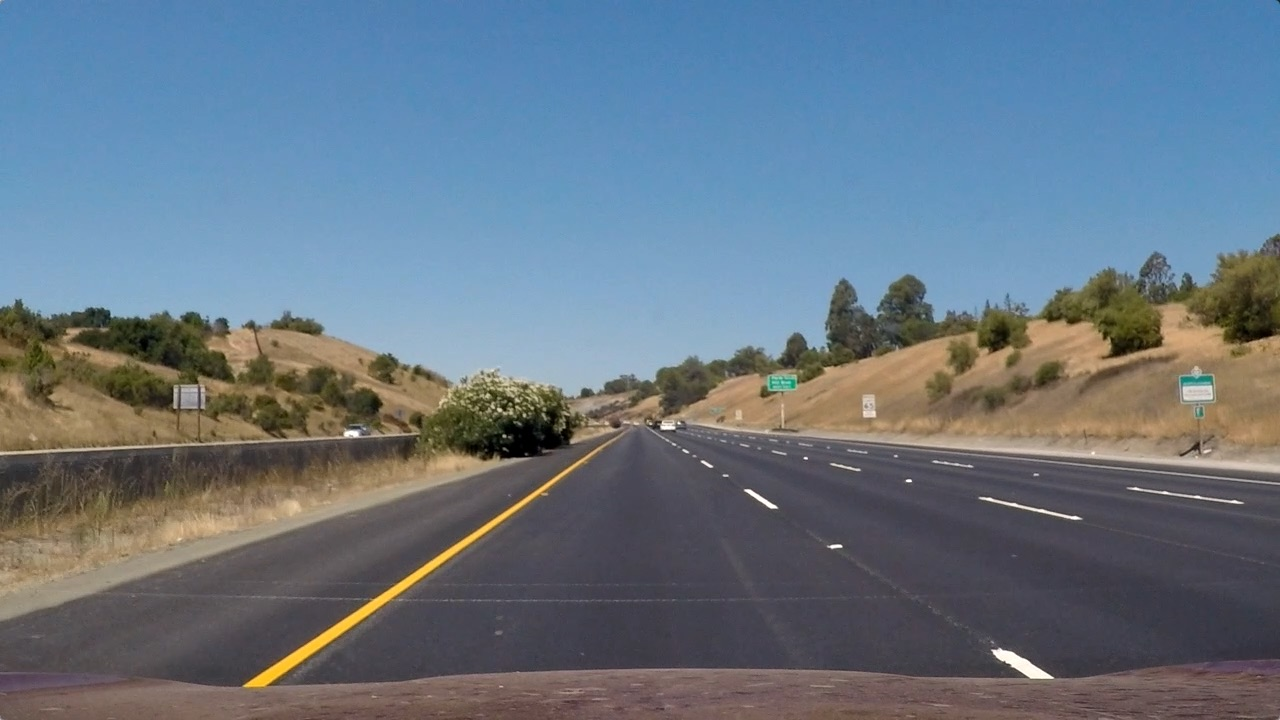
#> input picture p2-advanced-lane-detection/test_images/straight_lines1.jpg, 1280 x 720 px
$ python -i helper.py   (imports and definitions only)   (older library calls are emulated)
#> lines starting #> are read from the running program, lines starting #| are printed output that depends on the picture
#> further down, picture is the input picture: shape (720, 1280, 3); mean B, G, R 131.2, 117.7, 103.2
import cv2
import matplotlib.pyplot as plt
import numpy as np
import logging

# [68 lines left out: functions getBasicLogger, plotMultiple, colorThreshold, not called in this run]

def gradThreshold(hlsImage, magThresh = (50, 150), dirThresh = (0.6, 1.3)):
    """Filters an image based on the gradient magnitude and direction
        thresholds. A pixel is marked white if it's white in both the magnitude
        and direction masks.

    Args:
        hlsImage : Image to perform thresholding upon in HLS format.
        magThresh : The magnitude threshold range. Defaults to [50, 150].
        dirThresh : The direction threshold range. Defaults to [50, 150].

    Returns:
        Binary mask.
    """

    magThreshImg = gradMagThreshold(hlsImage, magThresh)
    dirThreshImg = gradDirThreshold(hlsImage, dirThresh)

    gradThreshImg = np.zeros_like(dirThreshImg)
    gradThreshImg[(magThreshImg == 1) & (dirThreshImg == 1)] = 1

    return gradThreshImg

def gradMagThreshold(hlsImage, thresh = (50, 150)):
    """Filters an image based on the gradient magnitude thresholds.

    Args:
        hlsImage : Image to perform thresholding upon in HLS format.
        thresh : The inclusive threshold range. Defaults to [50, 150].

    Returns:
        Binary mask.
    """
#> called with thresh = (50, 150)

    lChannel = hlsImage[:, :, 1]

    sxImg = cv2.Sobel(lChannel, cv2.CV_64F, 1, 0)
    syImg = cv2.Sobel(lChannel, cv2.CV_64F, 0, 1)

    absSImg = np.sqrt(sxImg ** 2 + syImg ** 2)
    scaledSImg = (255. * absSImg / np.max(absSImg)).astype(np.uint8)
#> in gradThreshold, `magThreshImg = gradMagThreshold(hlsImage, magThresh)`:
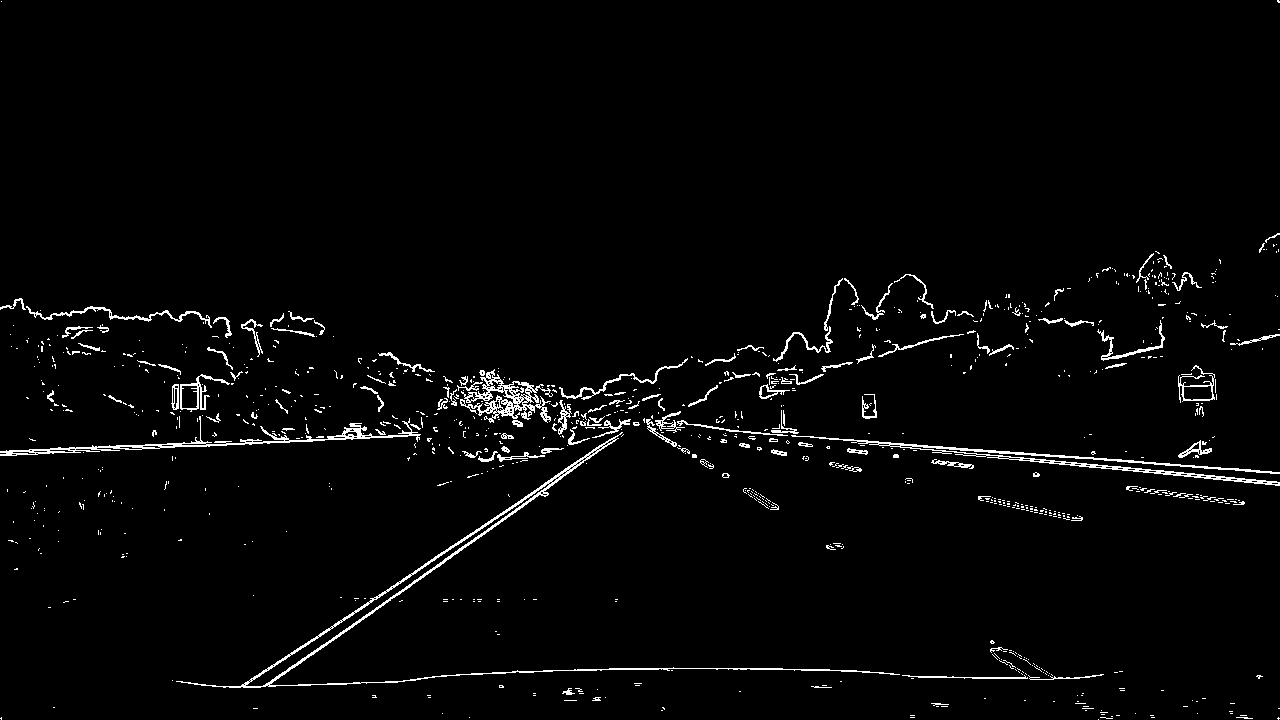
#> magThreshImg: shape (720, 1280); values 0 (black) and 1 (white), 2.5% white in thin lines or dots

    magThreshImg = np.zeros_like(scaledSImg)
    magThreshImg[(scaledSImg >= thresh[0]) & \
        (scaledSImg <= thresh[1])] = 1

    return magThreshImg

def gradDirThreshold(hlsImage, thresh = (0.6, 1.3)):
    """Filters an image based on the gradient direction thresholds.

    Args:
        hlsImage : Image to perform thresholding upon in HLS format.
        thresh : The inclusive radian threshold range. Defaults to [0.6, 1.3].

    Returns:
        Binary mask.
    """
#> called with thresh = (0.6, 1.3)

    lChannel = hlsImage[:, :, 1]

    sxImg = cv2.Sobel(lChannel, cv2.CV_64F, 1, 0)
    syImg = cv2.Sobel(lChannel, cv2.CV_64F, 0, 1)

    # absDirImg ends up being between 0 and pi/2 (1.57 rad).
    absDirImg = np.absolute(np.arctan2(syImg, np.absolute(sxImg)))
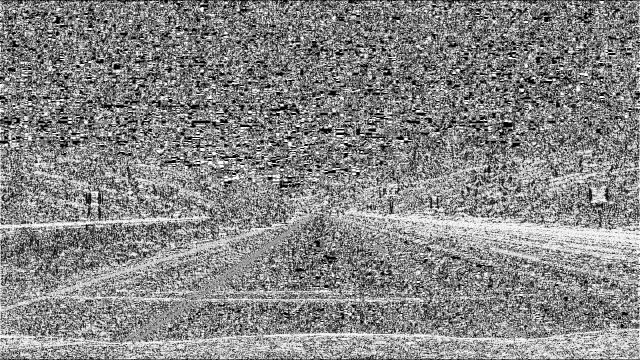
#> absDirImg: shape (720, 1280) float64 (shown at 1/2 size); min 0, max 1.57, mean 0.828; drawn with min black and max white

    dirThreshImg = np.zeros_like(absDirImg)
    dirThreshImg[(absDirImg >= thresh[0]) & (absDirImg <= thresh[1])] = 1

    return dirThreshImg


# [9 lines left out: function logAndThrowError, not called in this run]

>>> import cv2
>>> picture = cv2.imread('../test_images/straight_lines1.jpg')
>>> result = gradThreshold(picture)
#> in gradThreshold, `dirThreshImg = gradDirThreshold(hlsImage, dirThresh)`:
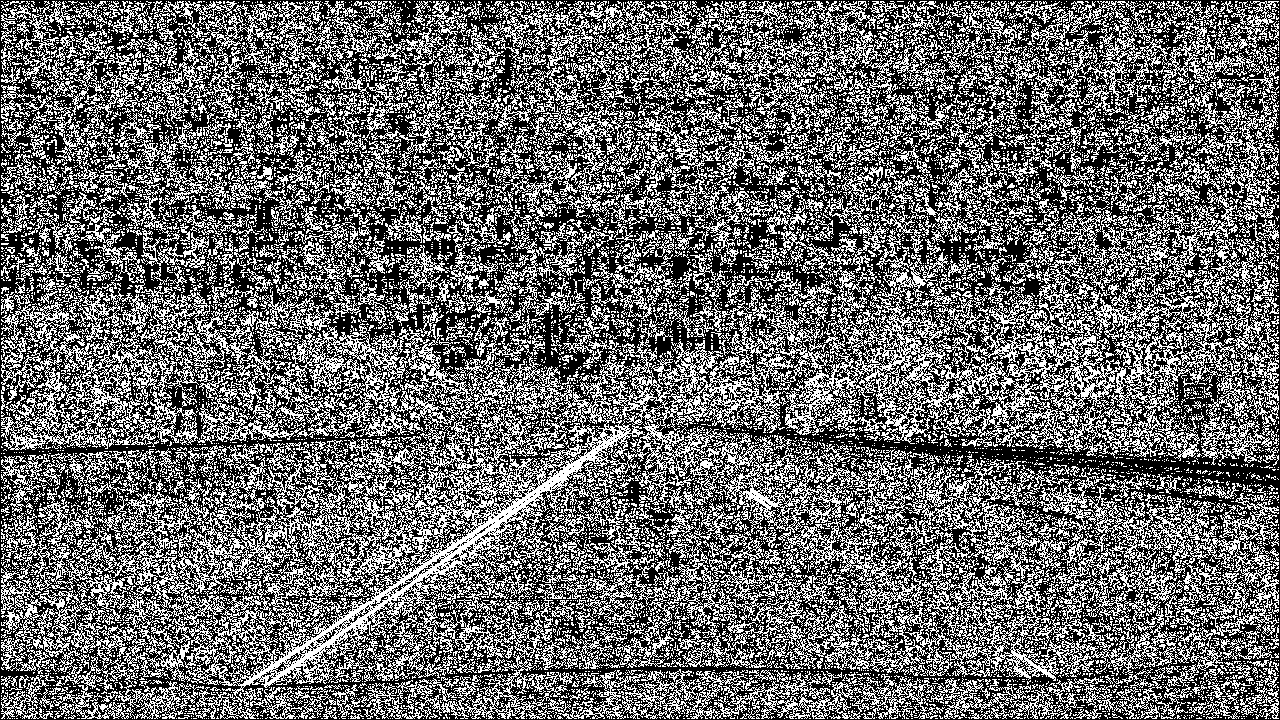
#> dirThreshImg: shape (720, 1280) float64; values 0 (black) and 1 (white), 41.2% white in thin lines or dots
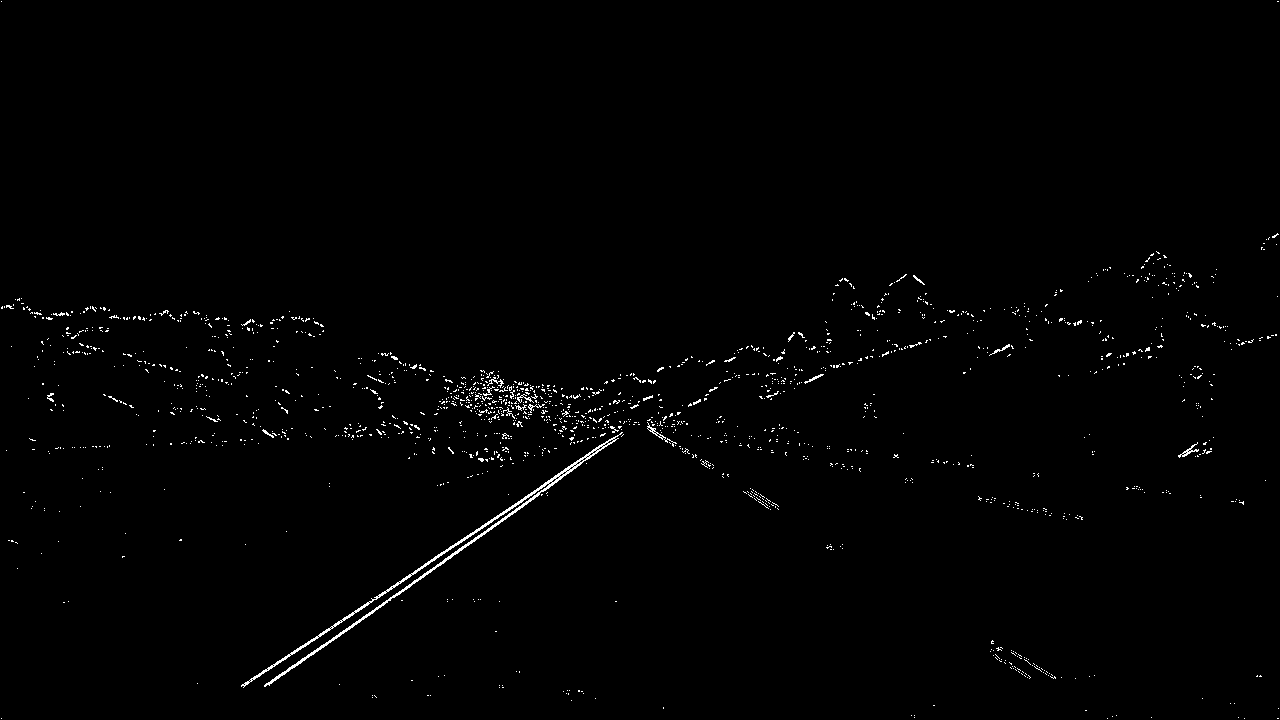
#> result: shape (720, 1280) float64; values 0 (black) and 1 (white), 0.9% white in thin lines or dots

$ run again, on p2-advanced-lane-detection/test_images/straight_lines2.jpg
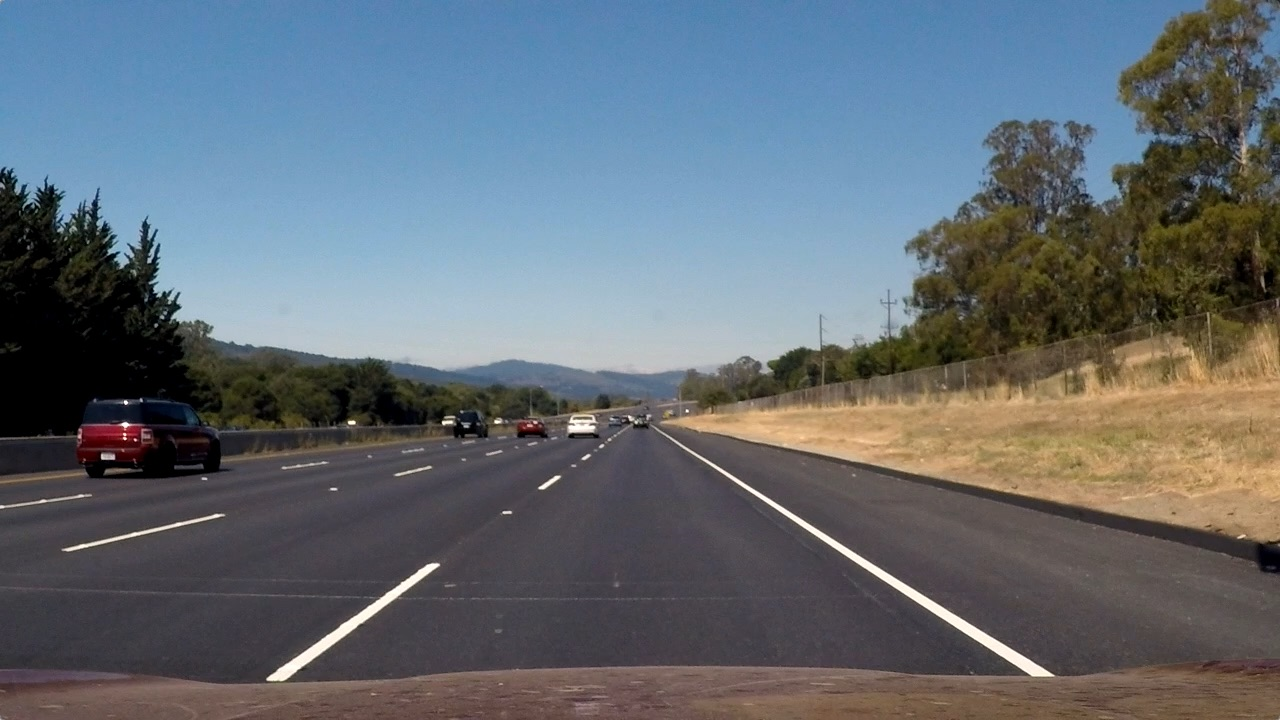
#> input picture p2-advanced-lane-detection/test_images/straight_lines2.jpg, 1280 x 720 px
#> picture is the input picture: shape (720, 1280, 3); mean B, G, R 115.1, 107.7, 99.4
#> in gradThreshold, `magThreshImg = gradMagThreshold(hlsImage, magThresh)`:
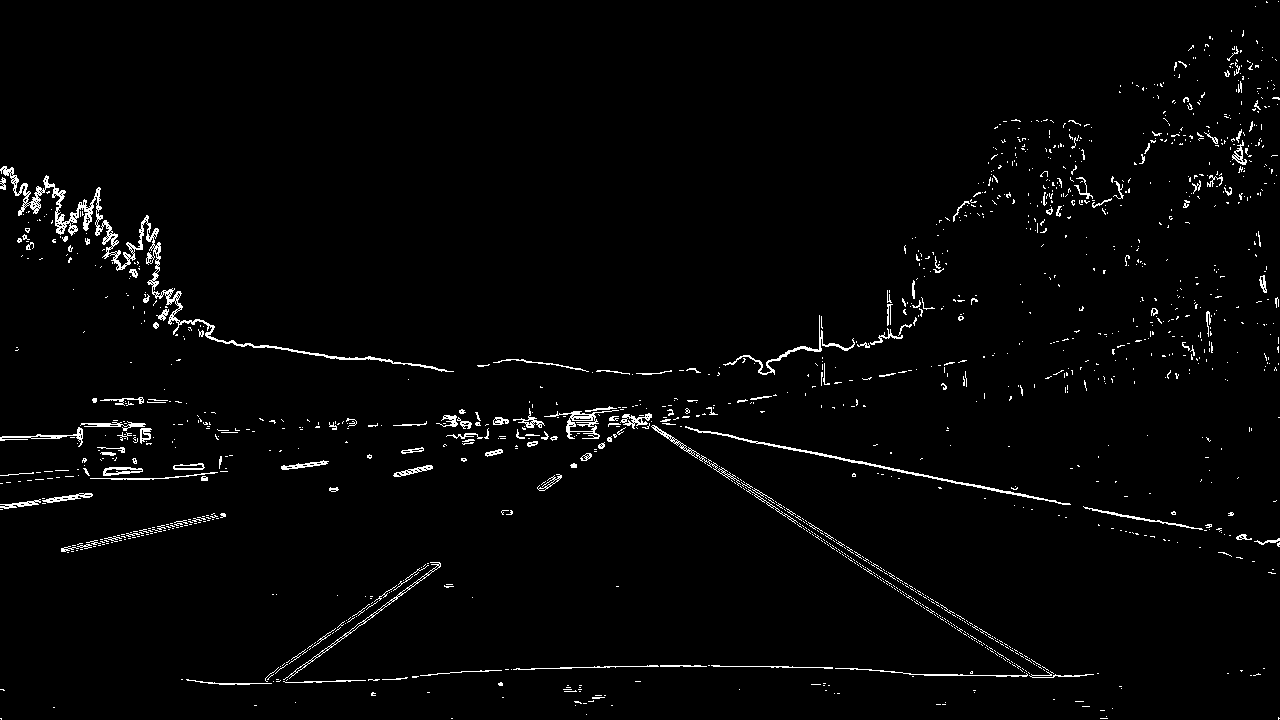
#> magThreshImg: shape (720, 1280); values 0 (black) and 1 (white), 2.1% white in thin lines or dots
#> dirThreshImg: shape (720, 1280) float64; values 0 (black) and 1 (white), 42.8% white in thin lines or dots
#> `result = gradThreshold(picture)`:
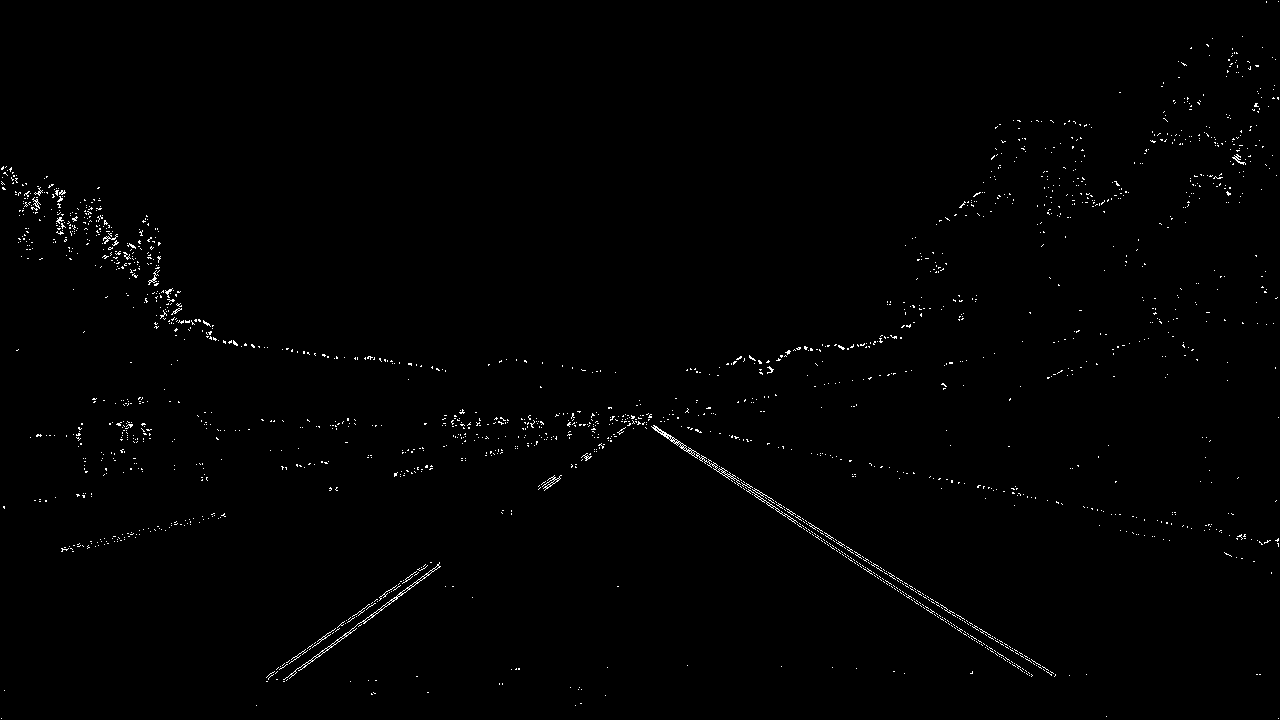
#> result: shape (720, 1280) float64; values 0 (black) and 1 (white), 0.73% white in thin lines or dots

$ run again, on p2-advanced-lane-detection/test_images/test1.jpg
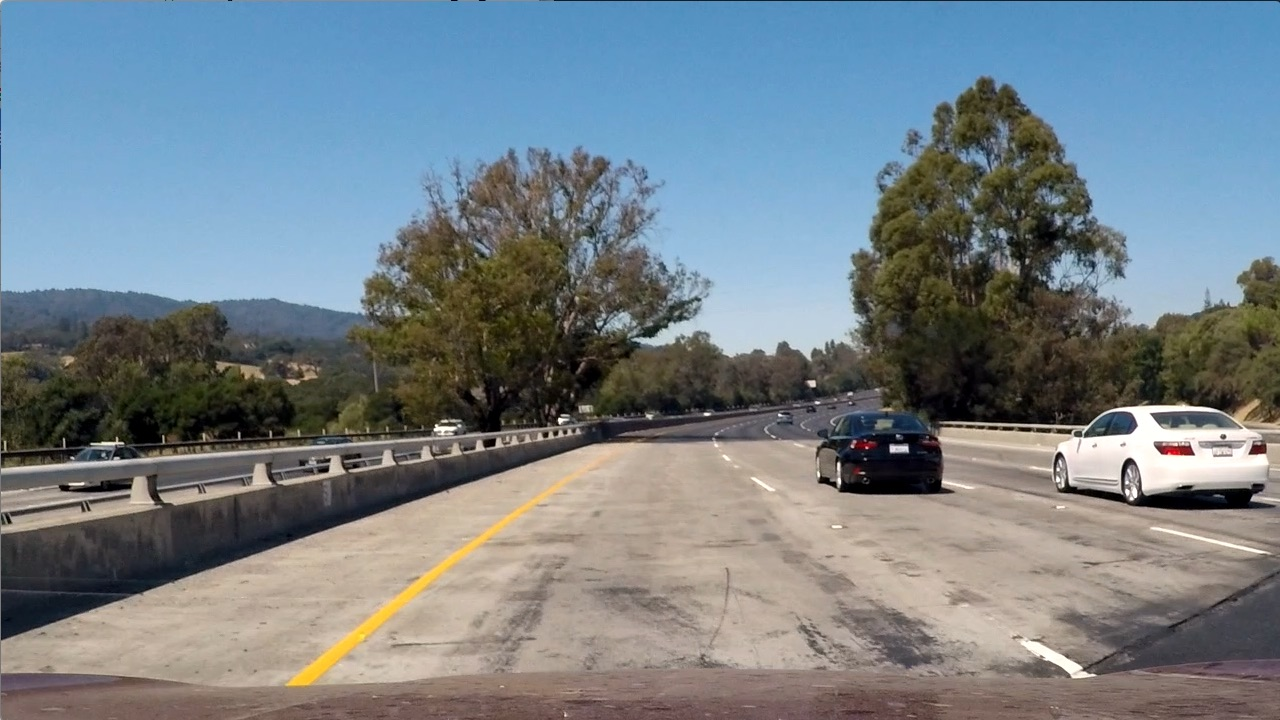
#> input picture p2-advanced-lane-detection/test_images/test1.jpg, 1280 x 720 px
#> picture is the input picture: shape (720, 1280, 3); mean B, G, R 135.5, 128.7, 117.5
#> in gradThreshold, `magThreshImg = gradMagThreshold(hlsImage, magThresh)`:
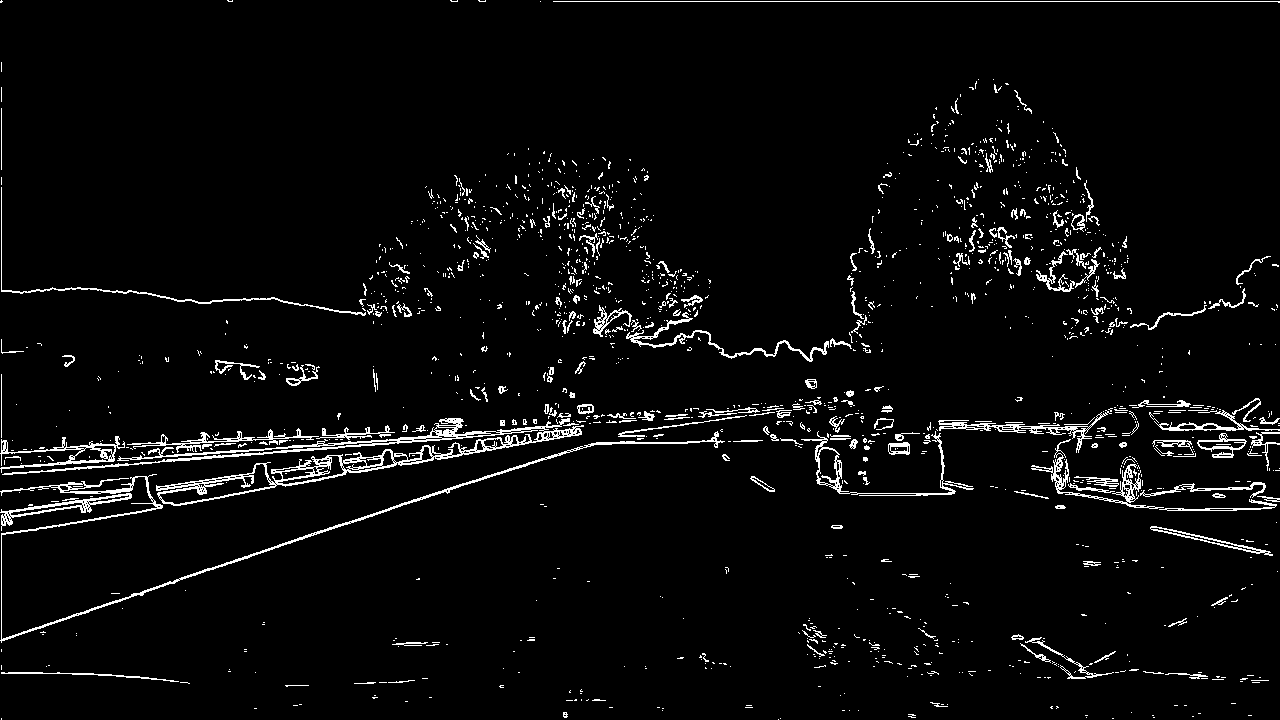
#> magThreshImg: shape (720, 1280); values 0 (black) and 1 (white), 4% white in thin lines or dots
#> dirThreshImg: shape (720, 1280) float64; values 0 (black) and 1 (white), 41.4% white in thin lines or dots
#> `result = gradThreshold(picture)`:
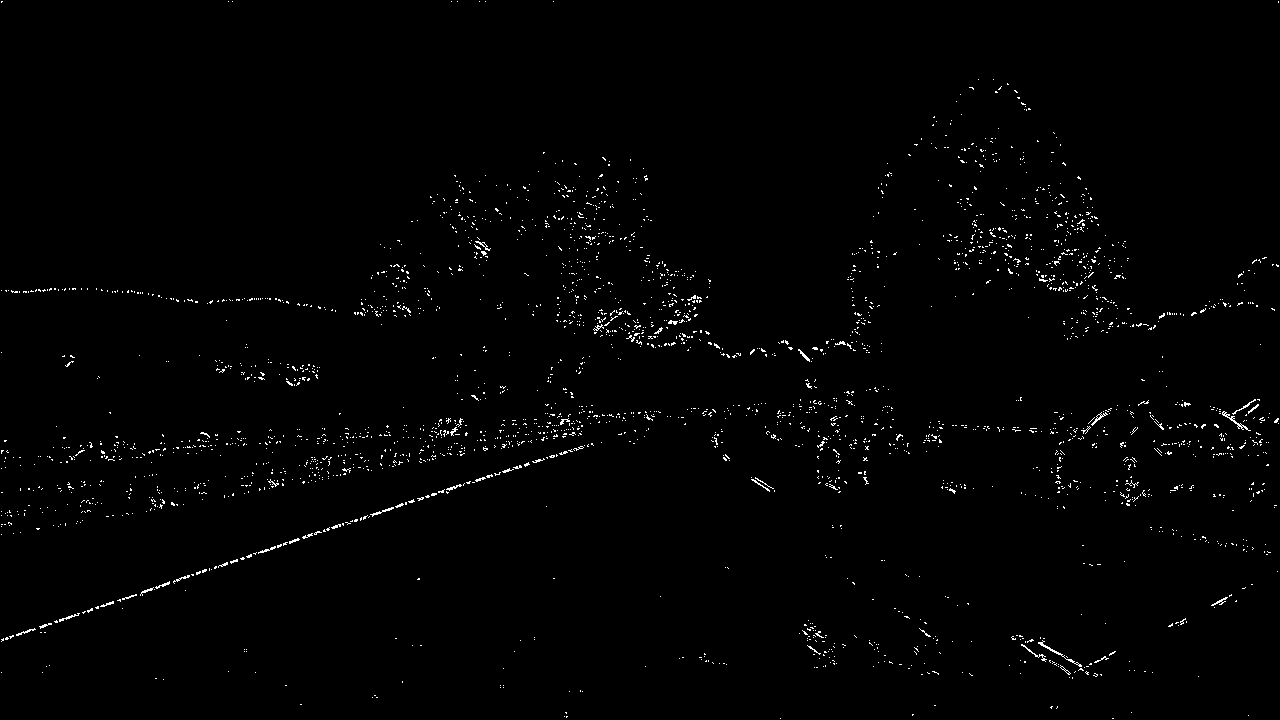
#> result: shape (720, 1280) float64; values 0 (black) and 1 (white), 1.1% white in thin lines or dots
